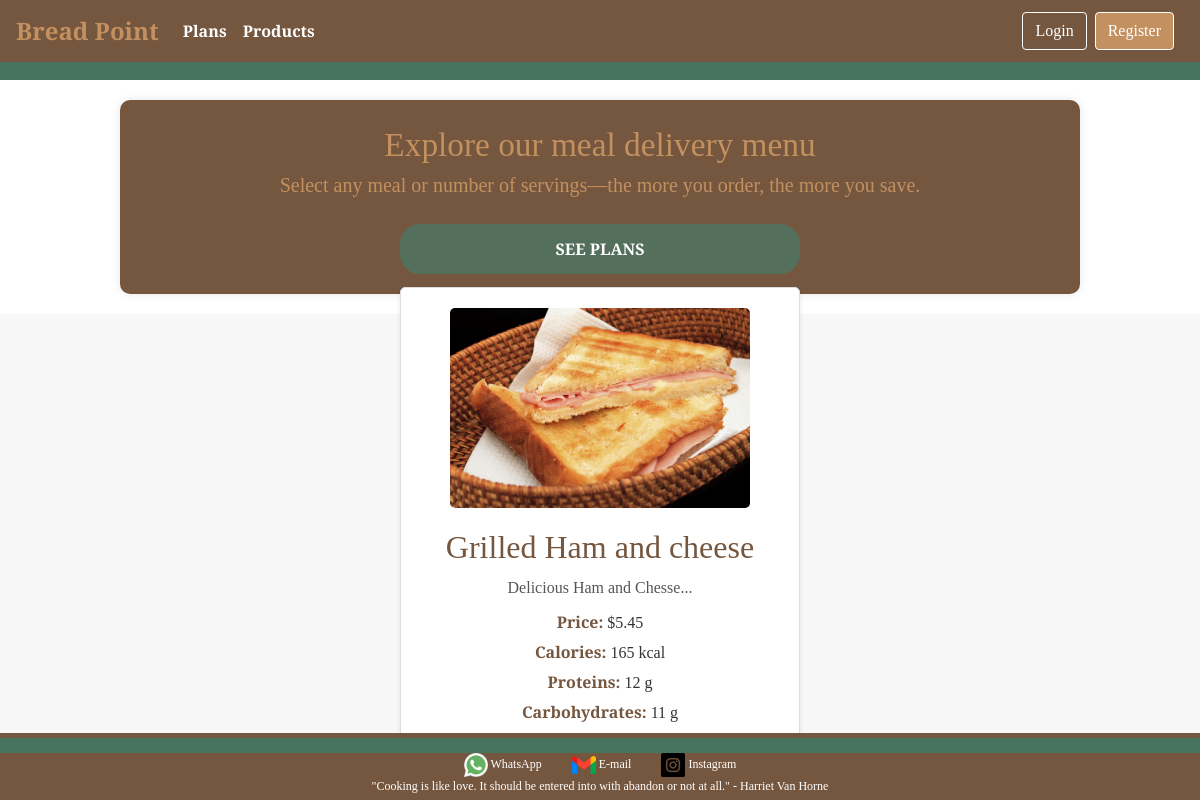
The app's page /product/4 with its own data.
### tables this page shows
CREATE TABLE products (
        id INTEGER PRIMARY KEY AUTOINCREMENT,
        product_name TEXT NOT NULL,
        description TEXT,
        price DECIMAL(10, 2) NOT NULL,
        calories INTEGER,
        protein INTEGER,
        carbohydrates INTEGER,
        fats INTEGER
    , image TEXT);

### back_end/app.py (the view)
@app.route('/product/<int:product_id>', methods=['GET'])
def product_description(product_id):
    conn = get_db()
    cursor = conn.cursor()
    cursor.execute("""
        SELECT product_name, description, price, calories, protein, carbohydrates, fats, image
        FROM products
        WHERE id = ?
    """, (product_id,))
    product = cursor.fetchone()
    close_db(conn)
    if not product:
        return render_template('404.html', message="Produto não encontrado"), 404
    product_data = {
        "name": product[0],
        "description": product[1],
        "price": product[2],
        "calories": product[3],
        "protein": product[4],
        "carbohydrates": product[5],
        "fats": product[6],
        "image": product[7],
    }
    return render_template('product-description.html', product=product_data)

### back_end/app.py (called while the page is built)
def get_db():
    conn = sqlite3.connect('bread_point.db')
    conn.row_factory = sqlite3.Row  # Acessa a coluna por nome
    return conn

### back_end/templates/product-description.html (shortened to what this page needs)
<!DOCTYPE html>
<html lang="en">
<head>
     <link rel="stylesheet" href="{{url_for('static', filename='lib/bootstrap/css/bootstrap.min.css')}}">
     <link rel="stylesheet" href="{{url_for('static', filename='css/home.css')}}">
     <link rel="stylesheet" href="{{url_for('static', filename='css/product-description.css')}}">
</head>
<body>
    {% include 'navbar-select-option.html'%}
    {% include 'product-banner.html'%}
    <div class="div-main-description-products">
        <div class="product-container">
            <div class="product-image"> <img src="{{ product.image }}" alt="{{ product.name }}"> </div>
            <div class="product-description">
                <h2>{{ product.name }}</h2>
                <p>{{ product.description }}</p>
                <ul>
                    <li><strong>Price:</strong> ${{ product.price }}</li>
                    <li><strong>Calories:</strong> {{ product.calories }} kcal</li>
                    <li><strong>Proteins:</strong> {{ product.protein }} g</li>
                    <li><strong>Carbohydrates:</strong> {{ product.carbohydrates }} g</li>
                    <li><strong>Fats:</strong> {{ product.fats }} g</li>
                </ul>
            </div>
        </div>
    </div>
   {% include 'footer-finish-page.html'%}
</body>
</html>

### back_end/static/css/home.css (style rules this page uses)
body { font-family: 'Libre Baskerville', serif !important; }

### back_end/static/css/product-description.css (style rules this page uses)
.div-main-description-products { height: 55vh; display: flex; justify-content: center; align-items: center; background-color: #f7f7f7; }
.product-container { background-color: white; border: 1px solid #ddd; border-radius: 5px; box-shadow: 0 2px 4px rgba(0, 0, 0, 0.1); max-width: 400px; width: 100%; padding: 20px; text-align: center; }
.product-image img { max-width: 100%; height: auto; width: 300px; border-radius: 5px; }
.product-description h2 { color: #75563F; margin-top: 20px; }
.product-description p { color: #555; margin: 10px 0; }
.product-description ul { list-style: none; padding: 0; margin: 0; }
.product-description ul li { color: #333; margin: 5px 0; }
.product-description ul li strong { color: #75563F; }

### records on screen
products: image (picture), name "Grilled Ham and cheese", description "Delicious Ham and Chesse...", price "5.45", calories "165", protein "12", carbohydrates "11"
